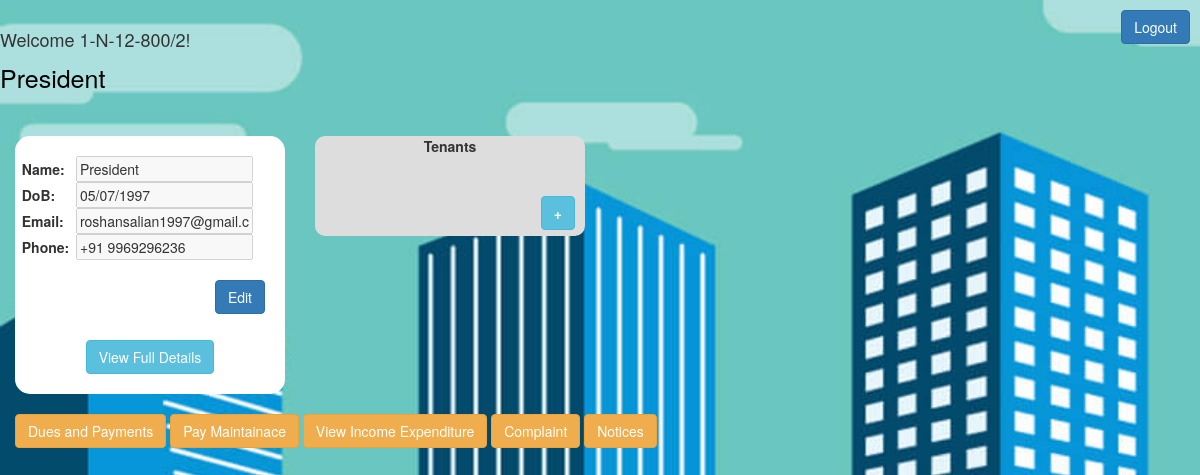
Before: /welcomeH (signed in) with the older database file.
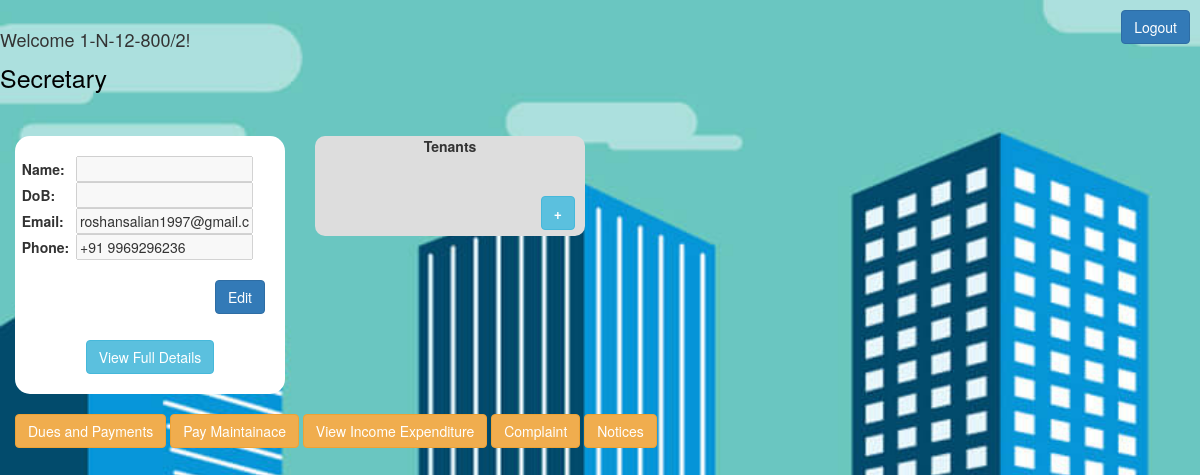
After: the same page with the newer database file.
### tables this page shows
CREATE TABLE "homeOwns" (
	"aptNo"	TEXT,
	"email"	TEXT,
	"phone"	TEXT,
	"usrName"	TEXT,
	"dob"	TEXT,
	"photo"	TEXT,
	"id_photo"	TEXT,
	"father"	TEXT,
	"mother"	TEXT,
	"comm_address"	TEXT,
	"perm_address"	TEXT,
	"occupation"	TEXT,
	"occupancy"	INTEGER,
	"comm_add_proof"	TEXT,
	"perm_add_proof"	TEXT,
	"sale_deed"	TEXT,
	"flat_no"	TEXT,
	PRIMARY KEY("aptNo")
);

### script.py (the view)
@app.route("/welcomeH")
def welcomeH():
	if 'user' in session:
		uid = session['user']
	else:
		return redirect(url_for('login'))
	uid = decodeUrlText(uid)
	conn = sqlite3.connect('data/data.db')
	cursor = conn.execute("SELECT * FROM homeOwns WHERE aptNo='"+uid+"'")
	cursor = cursor.fetchall()
	userName = cursor[0][3]
	if userName == None or userName == "None":
		userName = ""
	userDoB = cursor[0][4]
	if userDoB == None or userDoB == "None":
		userDoB = ""
	userEmail = cursor[0][1]
	if userEmail == None or userEmail == "None":
		userEmail = ""
	userPhone = cursor[0][2]
	if userPhone == None or userPhone == "None":
		userPhone = ""
	cursor = conn.execute("SELECT tenant_id, name from apt_tenant NATURAL JOIN tenants WHERE aptNo='"+uid+"'")
	tenants = ""
	for row in cursor:
		tenants += "<a href='/tenant/"+str(row[0])+"'><button class='btn btn-info' style='margin: 5px'>"+row[1]+"</button></a><br>\n"
	cursor = conn.execute("SELECT userType from users where user_id = '"+uid+"'" )
	cursor = cursor.fetchall()
	userType = cursor[0][0] # User type here
	if(userType==0):
		userTypeHTML =""
	elif(userType==1):
		userTypeHTML = "<a style=\"color:black;font-size:25px;text-decoration:none;\" href=\"President\">President</a>"
	elif(userType==2):
		userTypeHTML = "<a  style=\"color:black;font-size:25px;text-decoration:none;\" href=\"Secretary\" >Secretary</a>"
	elif(userType==3):
		userTypeHTML = "<a  style=\"color:black;font-size:25px;text-decoration:none;\" href=\"Treasurer\" >Treasurer</a>"
	elif(userType==4):
		userTypeHTML = "<a  style=\"color:black;font-size:25px;text-decoration:none;\" href=\"OfficeBearer\" >OfficeBearer</a>"
	else:
		pass
	return render_template('welcomeH.html', user = uid, userName = userName, userDoB = userDoB, userEmail = userEmail, userPhone = userPhone, tenants =tenants, userType=userTypeHTML)

### script.py (called while the page is built)
def decodeUrlText(text):
	return unquote(unquote(text))

@app.before_request
def before_request():
	g.user = None
	if 'user' in session:
		g.user = session['user']

### templates/welcomeH.html (shortened to what this page needs)
<!DOCTYPE html>
<html>
<head>
	<link rel="stylesheet" type="text/css" href="{{ url_for('static', filename='bootstrap.css') }}">
	<link rel="stylesheet" type="text/css" href="{{ url_for('static', filename='myStyles.css') }}">
	<link rel="stylesheet" href="https://maxcdn.bootstrapcdn.com/bootstrap/3.4.0/css/bootstrap.min.css">
</head>
<body class="bgSet">
	<a href="/logout" style="float: right; margin: 10px"><button class="btn btn-primary">Logout</button></a>
	<br>
	<h4>Welcome {{ user }}!</h4>
	{{userType|safe}}
	<br><br><br>
	<div class="container-fluid">
		<div class="row">
			<div class="col-md-3" style="border-radius: 10px">
				<div style="background-color: white; border-radius: 15px">
					<br>
					<center><table width="95%">
						<tr>
							<td><strong>Name:</strong></td>
							<td><input type="text" id="userNameInp" value="{{ userName }}" disabled="true"></td>
						</tr>
						<tr>
							<td><strong>DoB:</strong></td>
							<td><input type="text" id="userDobInp" value="{{ userDoB }}" disabled="true"></td>
						</tr>
						<tr>
							<td><strong>Email:</strong></td>
							<td><input type="text" id="userEmailInp" value="{{ userEmail }}" disabled="true"></td>
						</tr>
						<tr>
							<td><strong>Phone:</strong></td>
							<td><input type="text" id="userPhoneInp" value="{{ userPhone }}" disabled="true"></td>
						</tr>
					</table></center>
					<br>
					<button class="btn btn-primary" id="saveEditButton" style="float: right; margin-right: 20px" onclick="saveEdit()">Edit</button>
					<br><br><br>
					<center>
						<a href="/homeOwner"><button class="btn btn-info">View Full Details</button></a>
					</center>
					<br>
				</div>
			</div>
			<div class="col-md-3">
				<div class="roundCorner" style="background-color: var(--lightGrey)">
					<center>
						<strong>Tenants</strong>
						<br>
					</center>
					<br><br>
					<button class="btn btn-info" style="float: right; margin-right: 10px" onclick="addTenant()"><strong>+</strong></button>
					<br><br>
				</div>
			</div>
		</div>
		<br>
		<a href="/duespayment"><button type="button" class="btn btn-warning">Dues and Payments</button></a>
		<a href="/payment"><button type="button" class="btn btn-warning">Pay Maintainace</button></a>
		<a href="/viewIncomeExpenditure"><button type="button" class="btn btn-warning">View Income Expenditure</button></a>
		<a href="/complaint_page"><button type="button" class="btn btn-warning">Complaint</button></a>
		<a href="/showNotice"><button type="button" class="btn btn-warning">Notices</button></a>
	</div>
</body>
</html>

Changed rows visible on the page:
changed homeOwns "roshansalian1997@gmail.com": usrName "President" → (not shown); dob "05/07/1997" → (not shown)
Other visible differences:
{{ userType|safe }}: (not shown) → "Secretary"
